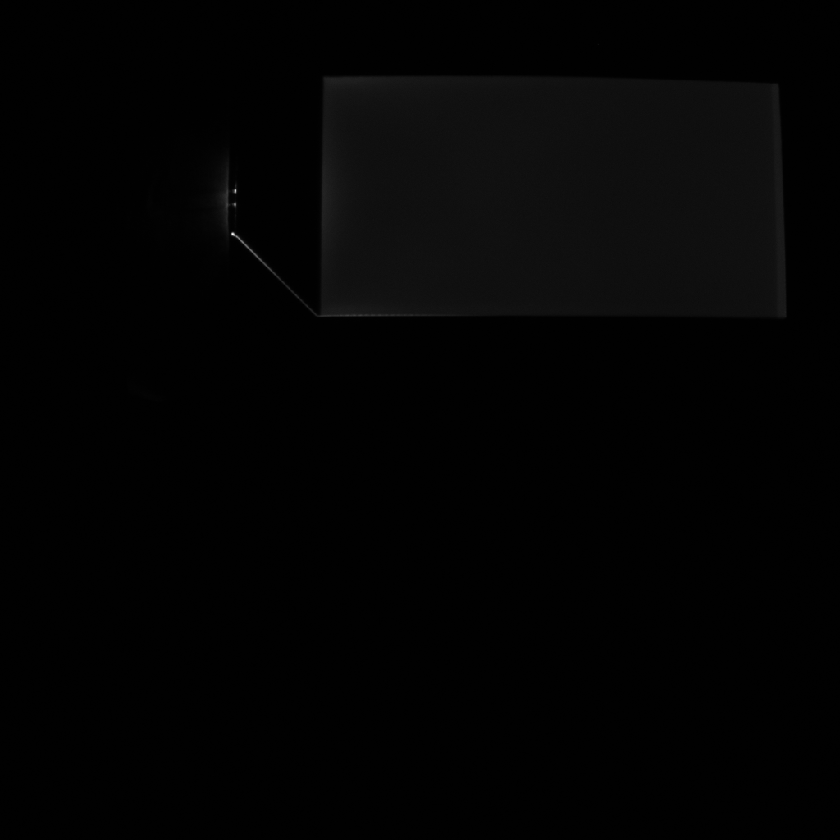
%> input picture IMAGING/ImmaginiDaAnalizzare/ImmaginiDaAnalizzare/Misura3_SNR/Snr_Binning_1.tif, 840 x 840 px, shrunk from 1024 x 1024 before the run
$ octave punto3.m   (GNU Octave 9; MATLAB toolbox functions it lacks are replaced by stand-ins)
%> lines starting %> are read from the running program, lines starting %| are printed output that depends on the picture; in (x1, y1, x2, y2) boxes, pixels count from 0 and x2, y2 are one past the last pixel; in counts of white or black regions, pixels touching at a corner belong together; the program's own positions count from 1
I=imread('Snr_Binning_1.tif');
%> I is the input picture: size 840x840 uint16; min 487, max 3324, mean 529.6

I_histeq = histeq(I);
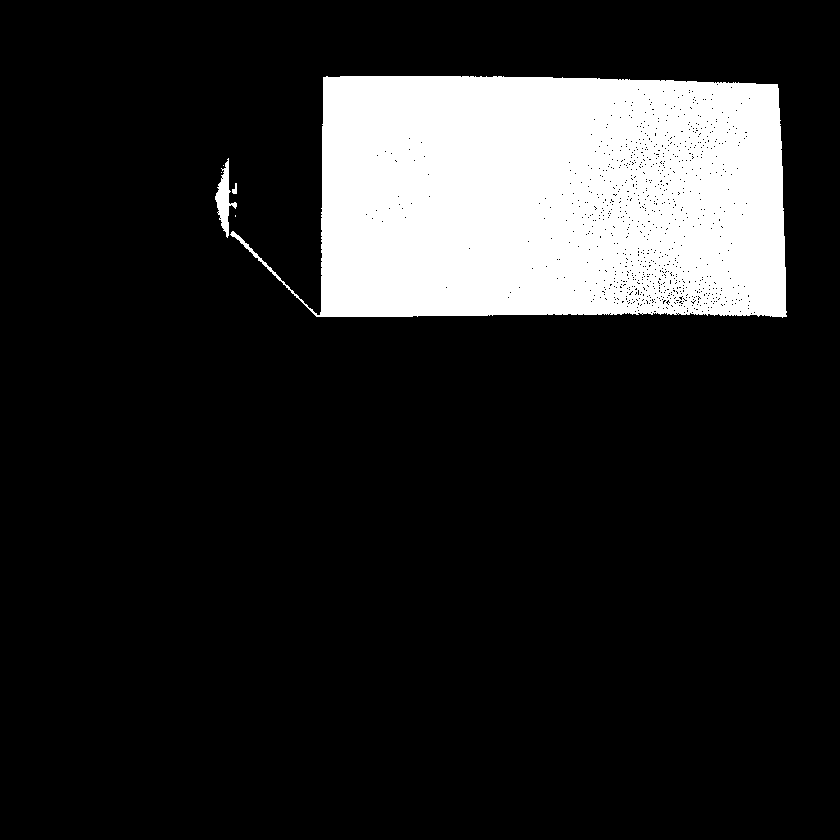
%> I_histeq: size 840x840 uint16; values 55133 (black) and 65535 (white), 15.5% white; 6 white regions (3 under 20 px), largest, box (x1, y1, x2, y2) and area: (230, 76, 787, 318) 108599, (215, 158, 237, 238) 681, (232, 183, 237, 194) 36
I_histadj=imadjust(I);
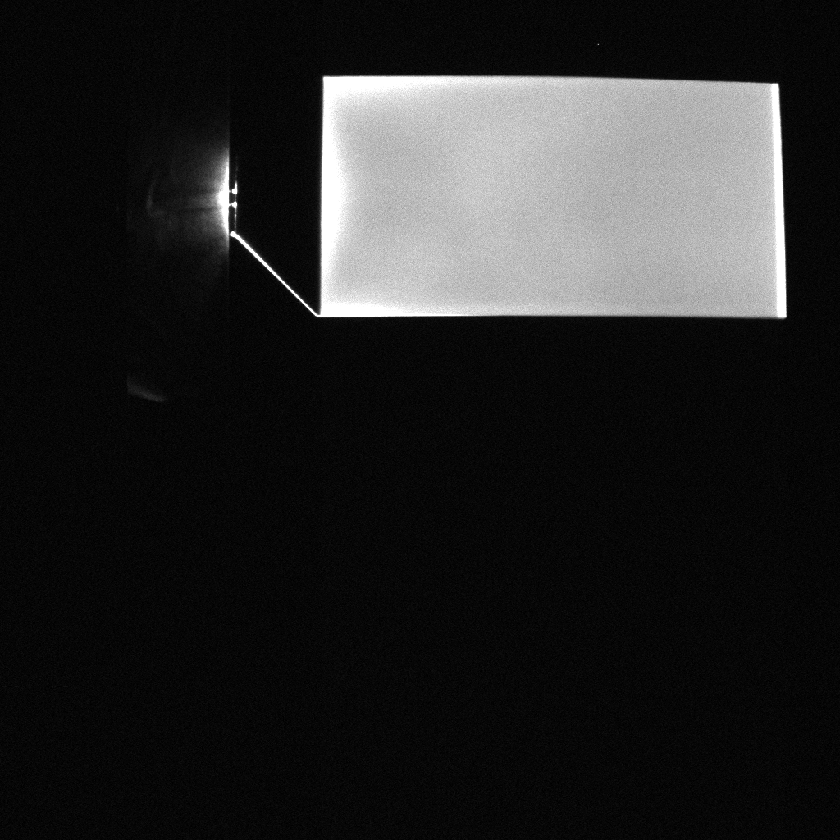
%> I_histadj: size 840x840 uint16; min 0, max 65535, mean 9633.4; drawn with min black and max white
figure;


axis on

%hold off
imshow(I_histadj)
%> (the run ends here)
